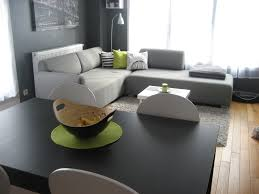
#> input picture TIPE/OpenCV/opencv_test2.jpg, 259 x 194 px
$ python testopencv2.py   (older library calls are emulated)
#> lines starting #> are read from the running program, lines starting #| are printed output that depends on the picture; after the words box and inside, x2 and y2 are one past the last pixel; in counts of white or black regions, pixels touching at a corner belong together
# -*- coding: utf-8 -*-
"""
Created on Tue May 22 10:19:03 2018

@author: Clement LAGNEAU
"""


"""
ca marche

import numpy as np
import cv2
im = cv2.imread('opencv_test2.jpg')
imgray = cv2.cvtColor(im,cv2.COLOR_BGR2GRAY)
ret,thresh = cv2.threshold(imgray,127,255,0)
image, contours, hierarchy = cv2.findContours(thresh,cv2.RETR_TREE,cv2.CHAIN_APPROX_SIMPLE)
img = cv2.drawContours(im, contours, -1, (0,255,0), 3)
cv2.imshow('image',im)
cv2.waitKey(0)
cv2.destroyAllWindows()
"""


import cv2
im = cv2.imread('opencv_test2.jpg')
#> im is the input picture: shape (194, 259, 3); mean B, G, R 128.4, 131.5, 131.9
imgray = cv2.cvtColor(im,cv2.COLOR_BGR2GRAY)
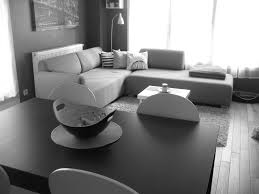
#> imgray: shape (194, 259); min 0, max 255, mean 131.3
ret,thresh = cv2.threshold(imgray,127,255,0)
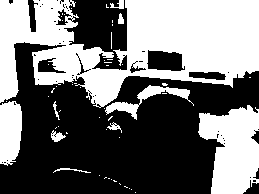
#> thresh: shape (194, 259); 45.5% white; 54 white regions (44 under 20 px)
image, contours, hierarchy = cv2.findContours(thresh,cv2.RETR_TREE,cv2.CHAIN_APPROX_SIMPLE)
#> contours = 127 contours, 111 with area under 20; largest, box (x1, y1, x2, y2) and area: (0, 0, 259, 108) 17241, (198, 105, 259, 194) 3707, (0, 101, 22, 166) 1150, (146, 49, 186, 72) 679, (105, 85, 194, 120) 606
img = cv2.drawContours(im, contours, -1, (0,255,0), 3)
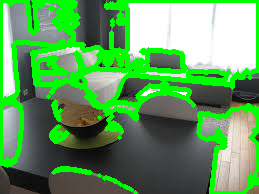
#> img: shape (194, 259, 3); mean B, G, R 94.3, 158.1, 96.8

cnt = contours[4]
#> cnt = [[119, 183], [120, 184]]
img2 = cv2.drawContours(im, [cnt], 0, (0,255,0), 3)
cv2.namedWindow('image', cv2.WINDOW_NORMAL)
cv2.imshow('image',img2)
cv2.namedWindow('image2', cv2.WINDOW_NORMAL)
cv2.imshow('image2',img)
cv2.waitKey(0)
cv2.destroyAllWindows()
